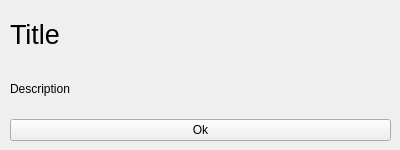
<?xml version="1.0" encoding="UTF-8"?>
<ui version="4.0">
 <class>Form</class>
 <widget class="QWidget" name="Form">
  <property name="geometry">
   <rect>
    <x>0</x>
    <y>0</y>
    <width>400</width>
    <height>150</height>
   </rect>
  </property>
  <property name="windowTitle">
   <string>Form</string>
  </property>
  <widget class="QWidget" name="verticalLayoutWidget">
   <property name="geometry">
    <rect>
     <x>10</x>
     <y>10</y>
     <width>381</width>
     <height>131</height>
    </rect>
   </property>
   <layout class="QVBoxLayout" name="verticalLayout">
    <item>
     <widget class="QLabel" name="msg">
      <property name="font">
       <font>
        <pointsize>20</pointsize>
       </font>
      </property>
      <property name="text">
       <string>Title</string>
      </property>
     </widget>
    </item>
    <item>
     <widget class="QLabel" name="desc">
      <property name="text">
       <string>Description</string>
      </property>
     </widget>
    </item>
    <item>
     <widget class="QPushButton" name="ok_btn">
      <property name="text">
       <string>Ok</string>
      </property>
     </widget>
    </item>
   </layout>
  </widget>
 </widget>
 <resources/>
 <connections/>
</ui>
